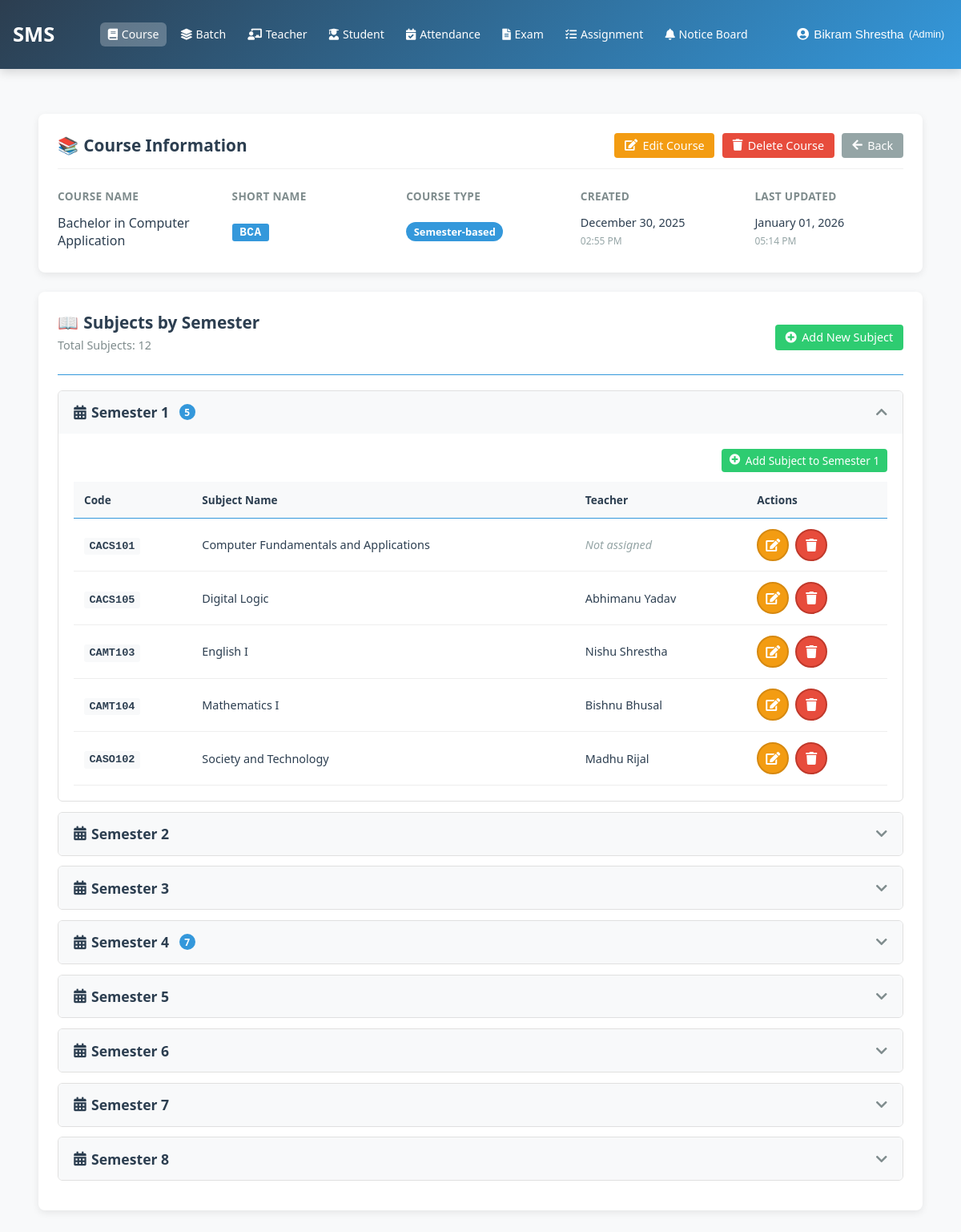
Screenshot of /courses/6/ (signed in) with the database file from the repository.
### accounts/models.py (models this page shows, shortened)
class User(AbstractUser):
    ROLE_CHOICES = (
        ('admin', 'Admin'),
        ('teacher', 'Teacher'),
        ('student', 'Student'),
        ('guardian', 'Guardian'),
    )
    username = None
    email = models.EmailField(
        unique=True,
        validators=[email_validator],
        verbose_name="Email ID",
        help_text="Enter a valid email address"
    )
    role = models.CharField(
        max_length=20,
        choices=ROLE_CHOICES,
        default='student',
        verbose_name="User Role"
    )
    is_verified = models.BooleanField(default=False, verbose_name="Email Verified")
    created_by = models.ForeignKey(
        'self',
        on_delete=models.SET_NULL,
        null=True,
        blank=True,
        related_name='created_users',
        verbose_name="Created By"
    )
    date_created = models.DateTimeField(auto_now_add=True, verbose_name="Account Created")
    first_name = models.CharField(
        max_length=30,
        validators=[name_validator, validate_no_numbers],
        verbose_name="First Name",
        help_text="Enter first name without numbers"
    )
    last_name = models.CharField(
        max_length=30,
        validators=[name_validator, validate_no_numbers],
        verbose_name="Last Name",
        help_text="Enter last name without numbers"
    )
    phone_number = models.CharField(
        validators=[phone_validator, validate_no_letters_in_phone],
        max_length=17,
        blank=True,
        verbose_name="Phone Number",
        help_text="Enter phone number (9-15 digits, optional +)"
    )
    USERNAME_FIELD = 'email'
    REQUIRED_FIELDS = ['first_name', 'last_name']
    objects = CustomUserManager()
    class Meta:
        verbose_name = "User"
        verbose_name_plural = "Users"
        ordering = ['-date_created']

### courses/models.py (models this page shows, shortened)
class Course(models.Model):
    COURSE_TYPES = (
        ('semester', 'Semester-based'),
        ('yearly', 'Yearly-based'),
    )
    name = models.CharField(
        max_length=200,
        unique=True,
        verbose_name="Course Name",
        help_text="Full name of the course"
    )
    short_name = models.CharField(
        max_length=50,
        unique=True,
        verbose_name="Short Name",
        help_text="Abbreviated name (must be unique)"
    )
    course_type = models.CharField(
        max_length=20,
        choices=COURSE_TYPES,
        default='semester',
        verbose_name="Course Type"
    )
    is_active = models.BooleanField(
        default=True,
        verbose_name="Active"
    )
    created_at = models.DateTimeField(auto_now_add=True)
    updated_at = models.DateTimeField(auto_now=True)
    class Meta:
        ordering = ['name']
        verbose_name = "Course"
        verbose_name_plural = "Courses"

class Subject(models.Model):
    course = models.ForeignKey(
        Course,
        on_delete=models.CASCADE,
        related_name='subjects',
        verbose_name="Course"
    )
    code = models.CharField(
        max_length=20,
        verbose_name="Subject Code",
        help_text="e.g., CS101-T, CS101-P"
    )
    name = models.CharField(
        max_length=200,
        verbose_name="Subject Name"
    )
    semester = models.IntegerField(
        null=True,
        blank=True,
        validators=[MinValueValidator(1), MaxValueValidator(8)],
        verbose_name="Semester",
        help_text="Choose 1-8 for semester-based courses"
    )
    year = models.IntegerField(
        null=True,
        blank=True,
        validators=[MinValueValidator(1), MaxValueValidator(4)],
        verbose_name="Year",
        help_text="Choose 1-4 for yearly-based courses"
    )
    teacher = models.ForeignKey(
        'accounts.User',
        on_delete=models.SET_NULL,
        null=True,
        blank=True,
        limit_choices_to={'role': 'teacher', 'is_active': True},
        related_name='subjects_taught',
        verbose_name="Subject Teacher"
    )
    created_at = models.DateTimeField(auto_now_add=True)
    updated_at = models.DateTimeField(auto_now=True)
    class Meta:
        ordering = ['course', 'semester', 'year', 'code']
        verbose_name = "Subject"
        verbose_name_plural = "Subjects"
        unique_together = ['course', 'code']

### courses/views.py (the view)
# urls.py: path('<int:course_id>/', views.view_course, name='view_course'),
@login_required
@admin_required
def view_course(request, course_id):
    course = get_object_or_404(Course, id=course_id)
    all_subjects = course.subjects.select_related('teacher').all()
    subjects_by_semester = {}
    subjects_by_year = {}
    if course.course_type == 'semester':
        semester_range = range(1, 9)  # Semesters 1-8
        for i in semester_range:
            subjects_by_semester[str(i)] = []
    else:
        year_range = range(1, 5)  # Years 1-4
        for i in year_range:
            subjects_by_year[str(i)] = []
    for subject in all_subjects:
        if course.course_type == 'semester' and subject.semester:
            subjects_by_semester[str(subject.semester)].append(subject)
        elif course.course_type == 'yearly' and subject.year:
            subjects_by_year[str(subject.year)].append(subject)
    total_subjects = all_subjects.count()
    context = {
        'course': course,
        'subjects_by_semester': subjects_by_semester,
        'subjects_by_year': subjects_by_year,
        'subjects': all_subjects,
        'total_subjects': total_subjects,
        'semester_range': range(1, 9) if course.course_type == 'semester' else [],
        'year_range': range(1, 5) if course.course_type == 'yearly' else [],
    }
    return render(request, 'admin/courses/view_course.html', context)

### templates/admin/courses/view_course.html (shortened to what this page needs)
{% extends 'base.html' %}
{% load custom_filters %}
{% block content %}
<div class="course-detail-container">
    <div class="course-info-block">
        <div class="course-info-header">
            <h2 class="course-info-title">
                <span>📚</span> Course Information
            </h2>
            <div class="action-buttons">
                <a href="{% url 'courses:edit_course' course.id %}" class="action-btn btn-edit-course">
                    <i class="fas fa-edit"></i> Edit Course
                </a>
                <a href="{% url 'courses:delete_course' course.id %}" class="action-btn btn-delete">
                    <i class="fas fa-trash"></i> Delete Course
                </a>
                <a href="{% url 'courses:course_list' %}" class="action-btn btn-back">
                    <i class="fas fa-arrow-left"></i> Back
                </a>
            </div>
        </div>
        <div class="info-title-row">
            <div class="info-title">Course Name</div>
            <div class="info-title">Short Name</div>
            <div class="info-title">Course Type</div>
            <div class="info-title">Created</div>
            <div class="info-title">Last Updated</div>
        </div>
        <div class="info-values-row">
            <div class="info-value-item" data-label="Course Name">
                {{ course.name }}
            </div>
            <div class="info-value-item" data-label="Short Name">
                <span class="course-short-name">{{ course.short_name }}</span>
            </div>
            <div class="info-value-item" data-label="Course Type">
                <span class="type-badge type-{{ course.course_type }}">
                    {{ course.get_course_type_display }}
                </span>
            </div>
            <div class="info-value-item" data-label="Created">
                <span class="timestamp-value">{{ course.created_at|date:"F d, Y" }}</span>
                <span class="timestamp-meta">{{ course.created_at|date:"h:i A" }}</span>
            </div>
            <div class="info-value-item" data-label="Last Updated">
                <span class="timestamp-value">{{ course.updated_at|date:"F d, Y" }}</span>
                <span class="timestamp-meta">{{ course.updated_at|date:"h:i A" }}</span>
            </div>
        </div>
    </div>
    <div class="periods-section">
        <div class="section-header">
            <div>
                <h2 class="section-title">
                    <span>📖</span> Subjects by
                    {% if course.course_type == 'semester' %}
                        Semester
                    {% else %}
                        Year
                    {% endif %}
                </h2>
                <p class="section-subtitle">Total Subjects: {{ total_subjects }}</p>
            </div>
            <div>
                <a href="{% url 'courses:add_course_subject' course.id %}" class="action-btn btn-add-subject">
                    <i class="fas fa-plus-circle"></i> Add New Subject
                </a>
            </div>
        </div>
        {% if course.course_type == 'semester' %}
            {% for semester_num in semester_range %}
            <div class="period-dropdown">
                <div class="period-header" onclick="togglePeriod('semester-{{ semester_num }}')">
                    <h3 class="period-title">
                        <i class="fas fa-calendar-alt"></i> Semester {{ semester_num }}
                        {% with semester_subjects=subjects_by_semester|get_item:semester_num %}
                        {% if semester_subjects %}
                        <span class="period-count">{{ semester_subjects|length }}</span>
                        {% endif %}
                        {% endwith %}
                    </h3>
                    <div class="period-toggle">
                        <i class="fas fa-chevron-down" id="toggle-semester-{{ semester_num }}"></i>
                    </div>
                </div>
                <div class="period-body" id="semester-{{ semester_num }}">
                    <div class="period-actions">
                        <a href="{% url 'courses:add_course_subject' course.id %}?semester={{ semester_num }}" class="action-btn btn-add-subject" style="font-size: 0.85rem; padding: 0.3rem 0.6rem;">
                            <i class="fas fa-plus-circle"></i> Add Subject to Semester {{ semester_num }}
                        </a>
                    </div>
                    {% with semester_subjects=subjects_by_semester|get_item:semester_num %}
                    {% if semester_subjects %}
                    <table class="subjects-table">
                        <thead>
                            <tr>
                                <th>Code</th>
                                <th>Subject Name</th>
                                <th>Teacher</th>
                                <th>Actions</th>
                            </tr>
                        </thead>
                        <tbody>
                            {% for subject in semester_subjects %}
                            <tr>
                                <td>
                                    <span class="subject-code">{{ subject.code }}</span>
                                </td>
                                <td>{{ subject.name }}</td>
                                <td>
                                    {% if subject.teacher %}
                                    <div class="teacher-info">
                                        <span class="teacher-name">
                                            {% if subject.teacher.teacher_profile and subject.teacher.teacher_profile.middle_name %}
                                                {{ subject.teacher.first_name }} {{ subject.teacher.teacher_profile.middle_name }} {{ subject.teacher.last_name }}
                                            {% else %}
                                                {{ subject.teacher.get_full_name }}
                                            {% endif %}
                                        </span>
                                    </div>
                                    {% else %}
                                    <span class="no-teacher">
                                        Not assigned
                                    </span>
                                    {% endif %}
                                </td>
                                <td>
                                    <div class="subject-actions">
                                        <a href="{% url 'courses:edit_subject' subject.id %}"
                                           class="btn-edit-subject"
                                           title="Edit Subject">
                                            <i class="fas fa-edit"></i>
                                        </a>
                                        <a href="{% url 'courses:delete_subject' subject.id %}"
                                           class="btn-delete-subject"
                                           title="Delete Subject">
                                            <i class="fas fa-trash"></i>
                                        </a>
                                    </div>
                                </td>
                            </tr>
                            {% endfor %}
                        </tbody>
                    </table>
                    {% endif %}
                    {% endwith %}
                </div>
            </div>
            {% endfor %}
        {% endif %}
    </div>
</div>
{% endblock %}

### templates/base.html (shortened to what this page needs)
{% load static %}
<!DOCTYPE html>
<html lang="en">
<head>
    <link rel="stylesheet" href="https://cdnjs.cloudflare.com/ajax/libs/font-awesome/5.15.4/css/all.min.css">
    <link rel="stylesheet" href="{% static 'css/base.css' %}">
</head>
<body>
    <nav class="navbar">
        <a href="{% url 'dashboard_redirect' %}" class="navbar-brand">SMS</a>
        {% if user.is_authenticated %}
            <ul class="nav-menu">
                {% if user.role == 'admin' or user.is_superuser %}
                    <li><a href="{% url 'courses:course_list' %}" {% if 'courses' in request.path %}class="active"{% endif %}><i class="fas fa-book"></i> Course</a></li>
                    <li><a href="{% url 'batch_list' %}" {% if 'batches' in request.path %}class="active"{% endif %}><i class="fas fa-layer-group"></i> Batch</a></li>
                    <li><a href="{% url 'teacher_list' %}" {% if 'teachers' in request.path %}class="active"{% endif %}><i class="fas fa-chalkboard-teacher"></i> Teacher</a></li>
                    <li><a href="{% url 'student_list' %}" {% if 'students' in request.path %}class="active"{% endif %}><i class="fas fa-user-graduate"></i> Student</a></li>
                    <li><a href="{% url 'attendance:attendance_session_list' %}" {% if 'attendance' in request.path %}class="active"{% endif %}><i class="fas fa-calendar-check"></i> Attendance</a></li>
                    <li><a href="#"><i class="fas fa-file-alt"></i> Exam</a></li>
                    <li><a href="#"><i class="fas fa-tasks"></i> Assignment</a></li>
                    <li class="dropdown">
                        <a href="{% url 'noticeboard:notice_list' %}" {% if 'noticeboard' in request.path %}class="active"{% endif %}><i class="fas fa-bell"></i> Notice Board</a>
                    </li>
                {% endif %}
            </ul>
        {% endif %}
        {% if user.is_authenticated %}
            <div class="profile-dropdown">
                <button class="profile-btn">
                    <i class="fas fa-user-circle"></i>
                    {{ user.get_full_name|default:user.email }}
                    <small>({{ user.get_role_display|default:user.role }})</small>
                </button>
            </div>
        {% endif %}
    </nav>
    <main>
        {% block content %}
        {% endblock %}
    </main>
</body>
</html>

### rows the page displays
User: get_full_name "Bikram Shrestha", role "Ad…"
Course: name "Bachelor in Computer Application", short_name "BCA", course_type "Semester-based", created_at "December 30, 2025", created_at "02:55 PM", updated_at "January 01, 2026", updated_at "05:14 PM"
Subject: code "CACS101", name "Computer Fundamentals and Applications", shows "Not assigned"
Subject: code "CACS105", name "Digital Logic", teacher.get_full_name "Abhimanu Yadav"
Subject: code "CAMT103", name "English I", teacher.get_full_name "Nishu Shrestha"
Subject: code "CAMT104", name "Mathematics I", teacher.get_full_name "Bishnu Bhusal"
Subject: code "CASO102", name "Society and Technology", teacher.get_full_name "Madhu Rijal"

### other values shown
{{ total_subjects }} "12"
{{ semester_num }} "1" "2" "3" "4" "5" "6" "7" "8"
{{ semester_subjects|length }} "5" "7"
{{ semester_num }} "1"
